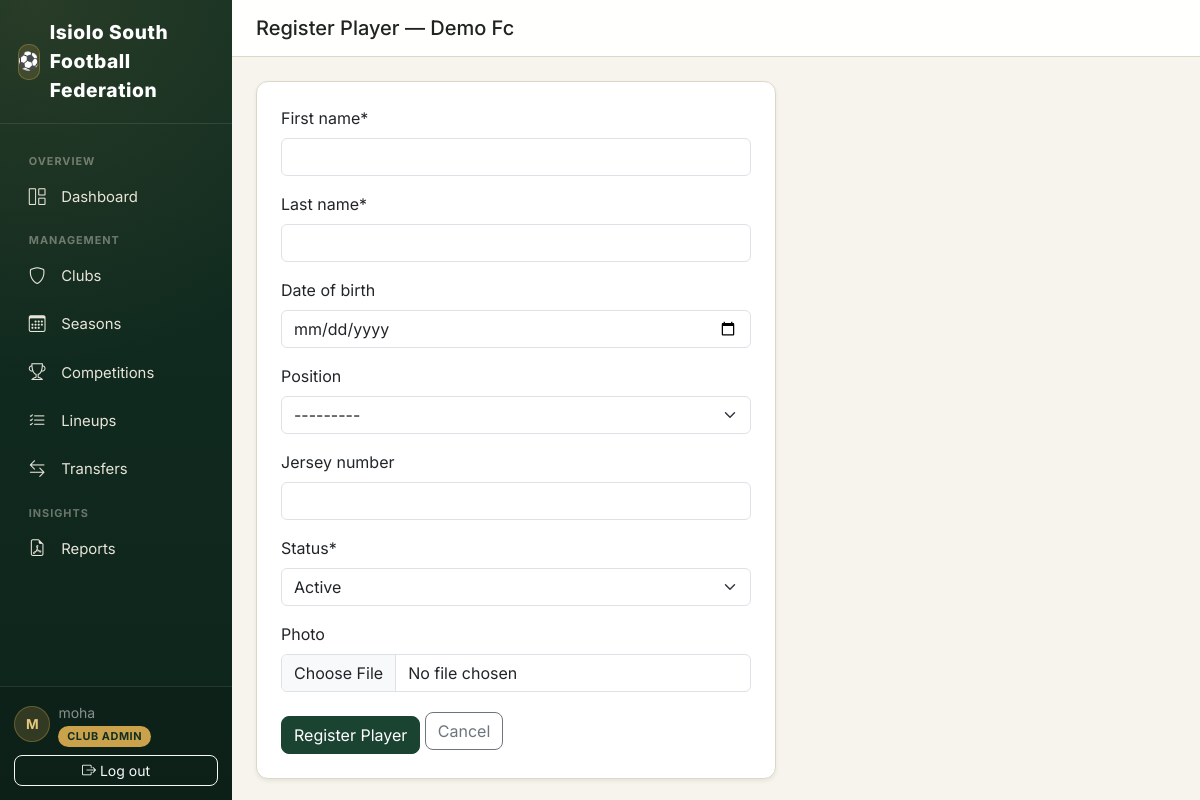
The page /players/club/4/register/ (signed in) on the database its author committed.
### accounts/models.py (models this page shows, shortened)
class CustomUser(AbstractUser):
    class Role(models.TextChoices):
        SUPER_ADMIN = "SUPER_ADMIN", "Super Admin"
        SUBCOUNTY_ADMIN = "SUBCOUNTY_ADMIN", "Sub-County Admin"
        CLUB_ADMIN = "CLUB_ADMIN", "Club Admin"
        REFEREE = "REFEREE", "Referee"
    role = models.CharField(
        max_length=20,
        choices=Role.choices,
        default=Role.CLUB_ADMIN,
        help_text="Determines what this user can see and do in FCMS.",
    )
    phone_number = models.CharField(max_length=20, blank=True)
    club = models.ForeignKey(
        "clubs.Club",
        on_delete=models.SET_NULL,
        null=True,
        blank=True,
        related_name="admins",
        help_text="Only set for Club Admin role.",
    )
    @property
    def is_super_admin(self):
        return self.role == self.Role.SUPER_ADMIN
    @property
    def is_subcounty_admin(self):
        return self.role == self.Role.SUBCOUNTY_ADMIN
    @property
    def is_club_admin(self):
        return self.role == self.Role.CLUB_ADMIN

### clubs/models.py (models this page shows, shortened)
class Club(models.Model):
    class Status(models.TextChoices):
        PENDING = "PENDING", "Pending Approval"
        ACTIVE = "ACTIVE", "Active"
        SUSPENDED = "SUSPENDED", "Suspended"
        INACTIVE = "INACTIVE", "Inactive"
    name = models.CharField(max_length=150, unique=True)
    logo = models.ImageField(upload_to="club_logos/", blank=True, null=True)
    ward = models.CharField(max_length=100, help_text="Administrative ward the club represents.")
    registration_number = models.CharField(max_length=50, unique=True)
    home_ground = models.CharField(max_length=150, blank=True)
    contact_name = models.CharField(max_length=100, blank=True)
    contact_phone = models.CharField(max_length=20, blank=True)
    contact_email = models.EmailField(blank=True)
    status = models.CharField(max_length=20, choices=Status.choices, default=Status.PENDING)
    created_at = models.DateTimeField(auto_now_add=True)
    updated_at = models.DateTimeField(auto_now=True)
    class Meta:
        ordering = ["name"]

### players/views.py (the view)
# urls.py: path("club/<int:club_pk>/register/", views.player_create, name="create"),
@login_required
def player_create(request, club_pk):
    club = get_object_or_404(Club, pk=club_pk)
    if not _can_manage_club_players(request.user, club):
        messages.error(request, "You don't have permission to register players for this club.")
        return redirect("players:list", club_pk=club.pk)
    if request.method == "POST":
        form = PlayerForm(request.POST, request.FILES)
        if form.is_valid():
            player = form.save(commit=False)
            player.club = club  # always forced from the URL, never from the form
            player.save()
            messages.success(request, f"{player.full_name} registered to {club.name}.")
            return redirect("players:list", club_pk=club.pk)
    else:
        form = PlayerForm()
    return render(
        request,
        "players/player_form.html",
        {"form": form, "club": club, "is_create": True},
    )

### players/forms.py
class PlayerForm(forms.ModelForm):
    class Meta:
        model = Player
        fields = ["first_name", "last_name", "date_of_birth", "position", "jersey_number", "status", "photo"]
        widgets = {
            "date_of_birth": forms.DateInput(attrs={"type": "date", "class": "form-control"}),
        }

### players/views.py (called while the page is built)
def _can_manage_club_players(user, club):
    if not user.is_authenticated:
        return False
    if user.is_super_admin or user.is_subcounty_admin:
        return True
    if user.is_club_admin:
        return user.club_id == club.pk
    return False

### players/templates/players/player_form.html (shortened to what this page needs)
{% extends "base.html" %}
{% load crispy_forms_tags %}
{% block page_title %}{% if is_create %}Register Player{% else %}Edit Player{% endif %} — {{ club.name }}{% endblock %}
{% block content %}
<div class="card shadow-sm p-4" style="max-width: 520px;">
    <form method="post" enctype="multipart/form-data">
        {{ form|crispy }}
        <button type="submit" class="btn btn-primary mt-2">
            {% if is_create %}Register Player{% else %}Save Changes{% endif %}
        </button>
        <a href="{% url 'players:list' club.pk %}" class="btn btn-outline-secondary">Cancel</a>
    </form>
</div>
{% endblock %}

### templates/base.html (shortened to what this page needs)
{% load static %}
<!DOCTYPE html>
<html lang="en">
<head>
    <link href="https://cdnjs.cloudflare.com/ajax/libs/bootstrap/5.3.3/css/bootstrap.min.css" rel="stylesheet">
    <link href="https://cdnjs.cloudflare.com/ajax/libs/bootstrap-icons/1.11.3/font/bootstrap-icons.min.css" rel="stylesheet">
</head>
<body>
<div class="d-flex" style="min-height: 100vh;">
    {% if user.is_authenticated %}
    <nav class="sidebar d-none d-lg-flex">
        <div class="brand">
            <span class="brand-badge">⚽</span> Isiolo South Football Federation
        </div>
        <div class="sidebar-scroll">
            <div class="nav-section-label">Overview</div>
            <ul class="nav nav-pills flex-column gap-1 mb-1">
                <li class="nav-item">
                    <a class="nav-link {% if request.resolver_match.app_name == 'dashboard' %}active{% endif %}" href="{% url 'dashboard:home' %}">
                        <i class="bi bi-grid-1x2 me-2"></i>Dashboard
                    </a>
                </li>
            </ul>
            <div class="nav-section-label">Management</div>
            <ul class="nav nav-pills flex-column gap-1 mb-1">
                <li class="nav-item">
                    <a class="nav-link {% if request.resolver_match.app_name == 'clubs' %}active{% endif %}" href="{% url 'clubs:list' %}">
                        <i class="bi bi-shield me-2"></i>Clubs
                    </a>
                </li>
                <li class="nav-item">
                    <a class="nav-link {% if request.resolver_match.app_name == 'seasons' %}active{% endif %}" href="{% url 'seasons:list' %}">
                        <i class="bi bi-calendar3 me-2"></i>Seasons
                    </a>
                </li>
                <li class="nav-item">
                    <a class="nav-link {% if request.resolver_match.app_name == 'competitions' %}active{% endif %}" href="{% url 'competitions:list' %}">
                        <i class="bi bi-trophy me-2"></i>Competitions
                    </a>
                </li>
                <li class="nav-item">
                    <a class="nav-link {% if request.resolver_match.app_name == 'lineups' %}active{% endif %}" href="{% url 'lineups:home' %}">
                        <i class="bi bi-list-check me-2"></i>Lineups
                    </a>
                </li>
                <li class="nav-item">
                    <a class="nav-link {% if request.resolver_match.app_name == 'transfers' %}active{% endif %}" href="{% url 'transfers:dashboard' %}">
                        <i class="bi bi-arrow-left-right me-2"></i>Transfers
                    </a>
                </li>
            </ul>
            <div class="nav-section-label">Insights</div>
            <ul class="nav nav-pills flex-column gap-1">
                <li class="nav-item">
                    <a class="nav-link {% if request.resolver_match.app_name == 'reports' %}active{% endif %}" href="{% url 'reports:home' %}">
                        <i class="bi bi-file-earmark-pdf me-2"></i>Reports
                    </a>
                </li>
            </ul>
        </div>
        <div class="sidebar-footer">
            <div class="d-flex align-items-center gap-2 mb-2">
                <div class="user-avatar">{{ user.get_full_name|default:user.username|slice:":1"|upper }}</div>
                <div style="min-width:0;">
                    <div class="small text-white-50 text-truncate">{{ user.get_full_name|default:user.username }}</div>
                    <span class="role-badge">{{ user.get_role_display }}</span>
                </div>
            </div>
            <form method="post" action="{% url 'accounts:logout' %}">
                <button class="btn btn-sm btn-outline-light w-100" type="submit">
                    <i class="bi bi-box-arrow-right me-1"></i>Log out
                </button>
            </form>
        </div>
    </nav>
    {% endif %}
    <main class="flex-grow-1 d-flex flex-column" style="min-width:0; height: 100vh; overflow-y: auto;" id="mainScroll">
        {% if user.is_authenticated %}
        <div class="top-bar px-3 px-lg-4 py-3" id="topBar">
            <div class="d-flex align-items-center gap-3">
                <h5 class="mb-0">{% block page_title %}{% endblock %}</h5>
            </div>
        </div>
        {% endif %}
        <div class="content-area flex-grow-1">
            {% block content %}{% endblock %}
        </div>
    </main>
</div>
</body>
</html>

### templates/base.html (style rules this page uses)
:root { --pitch-green: #1B4332; --pitch-green-dark: #122E22; --pitch-green-light: #2D6A4F; --line-white: #F7F4ED; --chalk: #E9E4D8; --gold: #C9A24B; --gold-light: #E4C77D; --card-border: #DDD7C8; --sidebar-width: 232px; }
html { scroll-behavior: smooth; }
* { scrollbar-width: thin; scrollbar-color: var(--card-border) transparent; }
body { background: var(--line-white); font-family: 'Inter', 'Segoe UI', system-ui, -apple-system, sans-serif; color: #1F2421; }
a { -webkit-tap-highlight-color: transparent; }
.sidebar { background: radial-gradient(circle at 15% 0%, rgba(201,162,75,0.12), transparent 45%), linear-gradient(180deg, var(--pitch-green-dark) 0%, #0E241B 100%); height: 100vh; color: var(--chalk); width: var(--sidebar-width); position: sticky; top: 0; flex-shrink: 0; display: flex; flex-direction: column; padding: 0 !important; overflow: hidden; }
.sidebar .brand { font-weight: 800; letter-spacing: 0.03em; font-size: 1.2rem; color: #fff; border-bottom: 1px solid rgba(255,255,255,0.1); display: flex; align-items: center; gap: 0.6rem; padding: 1.15rem 1.1rem; flex-shrink: 0; }
.sidebar .brand .brand-badge { width: 36px; height: 36px; border-radius: 10px; background: rgba(201,162,75,0.18); box-shadow: inset 0 0 0 1px rgba(201,162,75,0.35); display: flex; align-items: center; justify-content: center; font-size: 1.1rem; }
.sidebar-scroll { flex: 1 1 auto; overflow-y: auto; overflow-x: hidden; padding: 1rem 0.9rem; }
.nav-section-label { font-size: 0.68rem; font-weight: 700; letter-spacing: 0.09em; text-transform: uppercase; color: rgba(233,228,216,0.42); padding: 0.4rem 0.9rem 0.35rem; margin-top: 0.4rem; }
.sidebar .nav-link { color: var(--chalk); border-radius: 8px; padding: 0.6rem 0.9rem; font-size: 0.93rem; display: flex; align-items: center; gap: 0.15rem; position: relative; transition: background 0.15s ease, color 0.15s ease, padding-left 0.15s ease; }
.sidebar .nav-link i { font-size: 1.05rem; width: 22px; }
.sidebar .role-badge { background: var(--gold); color: var(--pitch-green-dark); font-size: 0.68rem; font-weight: 700; letter-spacing: 0.05em; padding: 0.2rem 0.55rem; border-radius: 999px; text-transform: uppercase; }
.sidebar-footer { flex-shrink: 0; padding: 0.9rem; border-top: 1px solid rgba(255,255,255,0.1); background: rgba(0,0,0,0.12); }
.user-avatar { width: 36px; height: 36px; border-radius: 50%; background: rgba(201,162,75,0.2); color: var(--gold-light); display: flex; align-items: center; justify-content: center; font-weight: 700; font-size: 0.85rem; flex-shrink: 0; box-shadow: inset 0 0 0 1px rgba(201,162,75,0.35); }
.top-bar { border-bottom: 1px solid var(--card-border); background: rgba(255,255,255,0.92); backdrop-filter: saturate(180%) blur(8px); position: sticky; top: 0; z-index: 1030; transition: box-shadow 0.2s ease; }
.card { border: 1px solid var(--card-border); border-radius: 12px; transition: box-shadow 0.2s ease, transform 0.2s ease; }
.btn-primary { background: var(--pitch-green); border-color: var(--pitch-green); }
.btn { border-radius: 8px; transition: transform 0.1s ease, box-shadow 0.15s ease; }
.content-area { padding: 1.5rem; }

### rows shown on the page
CustomUser: get_full_name "M", get_full_name "moha", role "CLUB ADMIN"
Club: name "Demo Fc"
